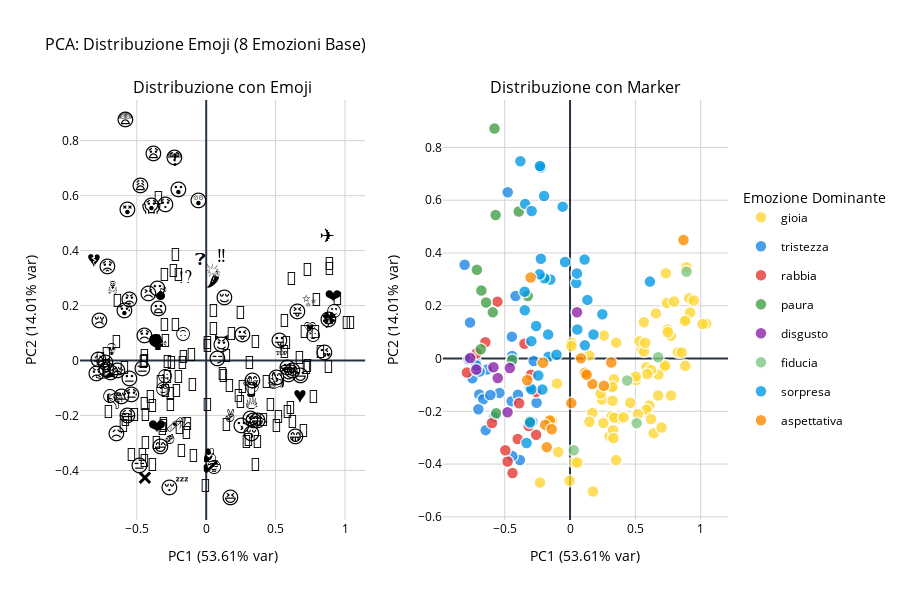

Notebook code for this chart:
### Markdown cell above
### Visualizzazione PCA per le 8 Emozioni di Base
Il seguente codice esegue la PCA sulle emoji basandosi solo sulle 8 emozioni di base e crea un grafico con due visualizzazioni affiancate: una con le emoji come testo e l'altra con marker colorati.

### Code cell
from Visualizzazione.emotion_config import EMOTION_COLORS, BASIC_EMOTIONS, ALL_EMOTIONS, VAD_FEATURES
from Visualizzazione.pca_utils import perform_pca_analysis 
from Visualizzazione.visualizer import plot_pca_emotions

dominant_basic = df_only_emojis[BASIC_EMOTIONS].fillna(0).idxmax(axis=1)
pca_basic = perform_pca_analysis(df_only_emojis, BASIC_EMOTIONS, dominant_basic)

fig1 = plot_pca_emotions(
    pca_data=pca_basic,
    colors_dict={k: v for k, v in EMOTION_COLORS.items() if k in BASIC_EMOTIONS},
    title="PCA: Distribuzione Emoji (8 Emozioni Base)"
)
fig1.show()

### Figure 1 — Plotly figure (JSON) as saved in the notebook; plotly's stock layout.template omitted (floating-point values rounded to 4 significant figures)
{"data": [{"hovertemplate": "<b>gioia</b><br>PC1: %{x:.2f}<br>PC2: %{y:.2f}<extra></extra>", "legendgroup": "gioia", "mode": "text", "showlegend": false, "text": ["☺", "♥️", "✌", "✔", "✨", "❤", "🌚", "🌝", "🌹", "🌻", "🍀", "🍌", "🍑", "🎉", "👅", "👊", "👌", "👍", "👏", "💃", "💖", "💗", "💙", "💚", "💛", "💜", "💝", "💞", "💩", "🔝", "🔥", "🕺", "😀", "😁", "😂", "😃", "😄", "😆", "😇", "😉", "😊", "😋", "😍", "😎", "😗", "😘", "😙", "😚", "😛", "😜", "😝", "😴", "🙈", "🙋", "🙋♀️", "🤍", "🤎", "🤑", "🤓", "🤗", "🤙🏻", "🤣", "🤭", "🥂", "🥇", "🥰", "🥹", "🧡", "🫰", "🫶"], "textfont": {"size": 18}, "textposition": "middle center", "x": [0.7717, 0.6745, 0.1704, 0.03259, 0.7413, 0.9111, -0.1381, 0.4613, 0.8909, 0.6063, 0.8877, -0.003741, 0.1482, 0.7959, 0.01141, -0.09104, 0.3238, 0.5037, 0.302, 0.5846, 0.733, 0.7461, 0.2454, 0.7208, 1.042, 0.5647, 0.8249, 1.014, 0.01042, 0.5451, 0.3252, 0.6196, 0.5839, 0.6399, 0.3713, 0.6762, 0.6199, 0.175, 0.5905, 0.3185, 0.3397, 0.3358, 0.9191, 0.8798, 0.2549, 0.8544, 0.5034, 0.3295, 0.5311, 0.2581, 0.6571, -0.23, -0.1002, 0.3229, 0.7485, 0.7003, 0.3531, 0.2346, 0.0558, 0.41, 0.3325, 0.5189, 0.5663, 0.3539, 0.9463, 0.7733, 0.5754, 0.8817, 0.1466, 0.7271], "y": [0.08606, -0.1398, -0.2062, -0.3934, 0.2104, 0.2284, -0.2349, -0.1679, 0.3456, -0.1781, 0.1486, -0.4631, -0.2397, 0.2163, 0.05878, -0.3542, -0.1043, -0.08181, -0.2945, -0.1939, 0.3234, 0.1097, -0.1556, -0.03273, 0.1322, 0.1374, 0.02423, 0.1304, 0.04764, 0.03598, -0.1603, -0.2289, -0.03322, -0.2834, -0.2266, -0.06024, -0.043, -0.5039, -0.0591, -0.2173, -0.224, -0.07816, 0.1741, 0.1426, -0.2445, 0.02311, -0.0677, -0.272, 0.0652, 0.08756, 0.1711, -0.4699, -0.09433, -0.1081, 0.09945, -0.2613, -0.3848, -0.1328, -0.3942, -0.2223, -0.3017, -0.2105, 0.02636, 0.06026, 0.2202, -0.1399, 0.05951, -0.02774, 0.01163, -0.02616], "type": "scatter", "xaxis": "x", "yaxis": "y"}, {"hovertemplate": "<b>gioia</b><br>PC1: %{x:.2f}<br>PC2: %{y:.2f}<extra></extra>", "legendgroup": "gioia", "marker": {"color": "#FDD835", "line": {"color": "white", "width": 1.5}, "opacity": 0.8, "size": 12}, "mode": "markers", "name": "gioia", "showlegend": true, "x": [0.7717, 0.6745, 0.1704, 0.03259, 0.7413, 0.9111, -0.1381, 0.4613, 0.8909, 0.6063, 0.8877, -0.003741, 0.1482, 0.7959, 0.01141, -0.09104, 0.3238, 0.5037, 0.302, 0.5846, 0.733, 0.7461, 0.2454, 0.7208, 1.042, 0.5647, 0.8249, 1.014, 0.01042, 0.5451, 0.3252, 0.6196, 0.5839, 0.6399, 0.3713, 0.6762, 0.6199, 0.175, 0.5905, 0.3185, 0.3397, 0.3358, 0.9191, 0.8798, 0.2549, 0.8544, 0.5034, 0.3295, 0.5311, 0.2581, 0.6571, -0.23, -0.1002, 0.3229, 0.7485, 0.7003, 0.3531, 0.2346, 0.0558, 0.41, 0.3325, 0.5189, 0.5663, 0.3539, 0.9463, 0.7733, 0.5754, 0.8817, 0.1466, 0.7271], "y": [0.08606, -0.1398, -0.2062, -0.3934, 0.2104, 0.2284, -0.2349, -0.1679, 0.3456, -0.1781, 0.1486, -0.4631, -0.2397, 0.2163, 0.05878, -0.3542, -0.1043, -0.08181, -0.2945, -0.1939, 0.3234, 0.1097, -0.1556, -0.03273, 0.1322, 0.1374, 0.02423, 0.1304, 0.04764, 0.03598, -0.1603, -0.2289, -0.03322, -0.2834, -0.2266, -0.06024, -0.043, -0.5039, -0.0591, -0.2173, -0.224, -0.07816, 0.1741, 0.1426, -0.2445, 0.02311, -0.0677, -0.272, 0.0652, 0.08756, 0.1711, -0.4699, -0.09433, -0.1081, 0.09945, -0.2613, -0.3848, -0.1328, -0.3942, -0.2223, -0.3017, -0.2105, 0.02636, 0.06026, 0.2202, -0.1399, 0.05951, -0.02774, 0.01163, -0.02616], "type": "scatter", "xaxis": "x2", "yaxis": "y2"}, {"hovertemplate": "<b>tristezza</b><br>PC1: %{x:.2f}<br>PC2: %{y:.2f}<extra></extra>", "legendgroup": "tristezza", "mode": "text", "showlegend": false, "text": ["☹", "⚰️", "❤️🩹", "👎", "💔", "💸", "😓", "😔", "😕", "😖", "😞", "😢", "😣", "😥", "😩", "😪", "😫", "😭", "🙁", "🤒", "🤥", "🥀", "🥱", "🥲", "🥴", "🥺", "🫤", "🫥"], "textfont": {"size": 18}, "textposition": "middle center", "x": [-0.6942, -0.7468, -0.2887, -0.6639, -0.8065, -0.2782, -0.54, -0.6101, -0.7172, -0.7757, -0.4451, -0.7653, -0.4167, -0.6453, -0.4769, -0.6355, -0.7232, -0.6929, -0.7016, -0.4494, -0.4469, -0.7177, -0.3836, -0.579, -0.2561, -0.4429, -0.3986, -0.442], "y": [-0.1359, -0.07516, -0.2383, -0.1542, 0.3555, -0.009357, -0.1302, -0.1384, -0.03956, -0.002666, 0.08293, 0.1368, 0.2372, -0.2714, 0.6299, -0.04178, -0.01357, -0.04949, -0.1919, -0.01204, -0.162, -0.02671, -0.3845, -0.2203, -0.1677, 0.009654, -0.1374, -0.3696], "type": "scatter", "xaxis": "x", "yaxis": "y"}, {"hovertemplate": "<b>tristezza</b><br>PC1: %{x:.2f}<br>PC2: %{y:.2f}<extra></extra>", "legendgroup": "tristezza", "marker": {"color": "#1E88E5", "line": {"color": "white", "width": 1.5}, "opacity": 0.8, "size": 12}, "mode": "markers", "name": "tristezza", "showlegend": true, "x": [-0.6942, -0.7468, -0.2887, -0.6639, -0.8065, -0.2782, -0.54, -0.6101, -0.7172, -0.7757, -0.4451, -0.7653, -0.4167, -0.6453, -0.4769, -0.6355, -0.7232, -0.6929, -0.7016, -0.4494, -0.4469, -0.7177, -0.3836, -0.579, -0.2561, -0.4429, -0.3986, -0.442], "y": [-0.1359, -0.07516, -0.2383, -0.1542, 0.3555, -0.009357, -0.1302, -0.1384, -0.03956, -0.002666, 0.08293, 0.1368, 0.2372, -0.2714, 0.6299, -0.04178, -0.01357, -0.04949, -0.1919, -0.01204, -0.162, -0.02671, -0.3845, -0.2203, -0.1677, 0.009654, -0.1374, -0.3696], "type": "scatter", "xaxis": "x2", "yaxis": "y2"}, {"hovertemplate": "<b>rabbia</b><br>PC1: %{x:.2f}<br>PC2: %{y:.2f}<extra></extra>", "legendgroup": "rabbia", "mode": "text", "showlegend": false, "text": ["✊", "❌", "👿", "🖕", "🗣", "😑", "😠", "😡", "😤", "😮💨", "🙅♀️", "🙉", "🤌", "🤏", "🤐"], "textfont": {"size": 18}, "textposition": "middle center", "x": [-0.2596, -0.4402, -0.6479, -0.7153, -0.3491, -0.4778, -0.7887, -0.5557, -0.5971, -0.4952, -0.4004, -0.3892, -0.2592, -0.3164, -0.299], "y": [-0.2888, -0.4339, 0.06174, 0.01976, 0.05609, -0.3905, -0.0528, 0.2155, -0.2441, -0.3477, -0.3047, -0.1695, -0.1266, -0.2558, -0.06131], "type": "scatter", "xaxis": "x", "yaxis": "y"}, {"hovertemplate": "<b>rabbia</b><br>PC1: %{x:.2f}<br>PC2: %{y:.2f}<extra></extra>", "legendgroup": "rabbia", "marker": {"color": "#E53935", "line": {"color": "white", "width": 1.5}, "opacity": 0.8, "size": 12}, "mode": "markers", "name": "rabbia", "showlegend": true, "x": [-0.2596, -0.4402, -0.6479, -0.7153, -0.3491, -0.4778, -0.7887, -0.5557, -0.5971, -0.4952, -0.4004, -0.3892, -0.2592, -0.3164, -0.299], "y": [-0.2888, -0.4339, 0.06174, 0.01976, 0.05609, -0.3905, -0.0528, 0.2155, -0.2441, -0.3477, -0.3047, -0.1695, -0.1266, -0.2558, -0.06131], "type": "scatter", "xaxis": "x2", "yaxis": "y2"}, {"hovertemplate": "<b>paura</b><br>PC1: %{x:.2f}<br>PC2: %{y:.2f}<extra></extra>", "legendgroup": "paura", "mode": "text", "showlegend": false, "text": ["☠", "💀", "💣", "🔪", "😟", "😨", "😰", "😱", "😵", "😷", "🥶", "🫡"], "textfont": {"size": 18}, "textposition": "middle center", "x": [-0.6786, -0.6829, -0.3235, -0.6422, -0.7129, -0.5782, -0.5911, -0.3925, -0.5692, -0.565, -0.4428, -0.3079], "y": [0.2578, 0.03489, 0.2368, 0.2125, 0.3362, 0.8717, 0.175, 0.5571, 0.544, -0.2072, -0.005575, -0.2363], "type": "scatter", "xaxis": "x", "yaxis": "y"}, {"hovertemplate": "<b>paura</b><br>PC1: %{x:.2f}<br>PC2: %{y:.2f}<extra></extra>", "legendgroup": "paura", "marker": {"color": "#43A047", "line": {"color": "white", "width": 1.5}, "opacity": 0.8, "size": 12}, "mode": "markers", "name": "paura", "showlegend": true, "x": [-0.6786, -0.6829, -0.3235, -0.6422, -0.7129, -0.5782, -0.5911, -0.3925, -0.5692, -0.565, -0.4428, -0.3079], "y": [0.2578, 0.03489, 0.2368, 0.2125, 0.3362, 0.8717, 0.175, 0.5571, 0.544, -0.2072, -0.005575, -0.2363], "type": "scatter", "xaxis": "x2", "yaxis": "y2"}, {"hovertemplate": "<b>disgusto</b><br>PC1: %{x:.2f}<br>PC2: %{y:.2f}<extra></extra>", "legendgroup": "disgusto", "mode": "text", "showlegend": false, "text": ["😐", "😒", "🤡", "🤢", "🤦♀️", "🤧", "🤮"], "textfont": {"size": 18}, "textposition": "middle center", "x": [-0.5532, -0.4608, 0.05341, -0.7173, -0.4781, -0.586, -0.7642], "y": [-0.07371, -0.03612, 0.1751, -0.04197, -0.2037, -0.03309, 0.001629], "type": "scatter", "xaxis": "x", "yaxis": "y"}, {"hovertemplate": "<b>disgusto</b><br>PC1: %{x:.2f}<br>PC2: %{y:.2f}<extra></extra>", "legendgroup": "disgusto", "marker": {"color": "#8E24AA", "line": {"color": "white", "width": 1.5}, "opacity": 0.8, "size": 12}, "mode": "markers", "name": "disgusto", "showlegend": true, "x": [-0.5532, -0.4608, 0.05341, -0.7173, -0.4781, -0.586, -0.7642], "y": [-0.07371, -0.03612, 0.1751, -0.04197, -0.2037, -0.03309, 0.001629], "type": "scatter", "xaxis": "x2", "yaxis": "y2"}, {"hovertemplate": "<b>fiducia</b><br>PC1: %{x:.2f}<br>PC2: %{y:.2f}<extra></extra>", "legendgroup": "fiducia", "mode": "text", "showlegend": false, "text": ["💪", "🙂", "🤝", "🤩", "🫂"], "textfont": {"size": 18}, "textposition": "middle center", "x": [0.6741, 0.4377, 0.5097, 0.891, 0.02875], "y": [0.004917, -0.08316, -0.2448, 0.3288, -0.3477], "type": "scatter", "xaxis": "x", "yaxis": "y"}, {"hovertemplate": "<b>fiducia</b><br>PC1: %{x:.2f}<br>PC2: %{y:.2f}<extra></extra>", "legendgroup": "fiducia", "marker": {"color": "#81C784", "line": {"color": "white", "width": 1.5}, "opacity": 0.8, "size": 12}, "mode": "markers", "name": "fiducia", "showlegend": true, "x": [0.6741, 0.4377, 0.5097, 0.891, 0.02875], "y": [0.004917, -0.08316, -0.2448, 0.3288, -0.3477], "type": "scatter", "xaxis": "x2", "yaxis": "y2"}, {"hovertemplate": "<b>sorpresa</b><br>PC1: %{x:.2f}<br>PC2: %{y:.2f}<extra></extra>", "legendgroup": "sorpresa", "mode": "text", "showlegend": false, "text": ["‼", "⁉", "❓", "❗", "🌶", "🍆", "👀", "👻", "💥", "😅", "😈", "😌", "😦", "😧", "😬", "😮", "😯", "😲", "😳", "😵💫", "😶", "🙃", "🙄", "🙊", "🤔", "🤨", "🤪", "🤫", "🤯", "🤷♀️", "🥳", "🫢", "🫣", "🫦"], "textfont": {"size": 18}, "textposition": "middle center", "x": [0.1116, -0.1505, -0.03847, -0.2224, 0.04764, -0.212, -0.1967, 0.2472, 0.05266, -0.3326, 0.1133, 0.1329, -0.3463, -0.3799, -0.3436, -0.1984, -0.2934, -0.05648, -0.2305, -0.2424, -0.3474, -0.1675, -0.3081, -0.3057, -0.2959, -0.2335, 0.1794, 0.05566, -0.2228, -0.2593, 0.6113, -0.2961, -0.1646, -0.1034], "y": [0.3749, 0.2992, 0.3657, 0.7242, 0.2858, -0.1171, 0.3043, 0.1681, 0.3227, -0.32, 0.04998, 0.2222, 0.1831, 0.7476, 0.586, 0.6162, 0.5593, 0.5755, 0.7299, -0.06419, 0.2534, 0.09087, -0.1085, -0.2424, 0.0658, 0.319, 0.09111, 0.1102, 0.3778, 0.1233, 0.2915, -0.1164, 0.006526, 0.0146], "type": "scatter", "xaxis": "x", "yaxis": "y"}, {"hovertemplate": "<b>sorpresa</b><br>PC1: %{x:.2f}<br>PC2: %{y:.2f}<extra></extra>", "legendgroup": "sorpresa", "marker": {"color": "#039BE5", "line": {"color": "white", "width": 1.5}, "opacity": 0.8, "size": 12}, "mode": "markers", "name": "sorpresa", "showlegend": true, "x": [0.1116, -0.1505, -0.03847, -0.2224, 0.04764, -0.212, -0.1967, 0.2472, 0.05266, -0.3326, 0.1133, 0.1329, -0.3463, -0.3799, -0.3436, -0.1984, -0.2934, -0.05648, -0.2305, -0.2424, -0.3474, -0.1675, -0.3081, -0.3057, -0.2959, -0.2335, 0.1794, 0.05566, -0.2228, -0.2593, 0.6113, -0.2961, -0.1646, -0.1034], "y": [0.3749, 0.2992, 0.3657, 0.7242, 0.2858, -0.1171, 0.3043, 0.1681, 0.3227, -0.32, 0.04998, 0.2222, 0.1831, 0.7476, 0.586, 0.6162, 0.5593, 0.5755, 0.7299, -0.06419, 0.2534, 0.09087, -0.1085, -0.2424, 0.0658, 0.319, 0.09111, 0.1102, 0.3778, 0.1233, 0.2915, -0.1164, 0.006526, 0.0146], "type": "scatter", "xaxis": "x2", "yaxis": "y2"}, {"hovertemplate": "<b>aspettativa</b><br>PC1: %{x:.2f}<br>PC2: %{y:.2f}<extra></extra>", "legendgroup": "aspettativa", "mode": "text", "showlegend": false, "text": ["✈", "👋", "💅", "💦", "🖤", "😏", "😶🌫️", "🙏", "🤞", "🤤", "🤦", "🤬", "🥵", "🧐", "🫠"], "textfont": {"size": 18}, "textposition": "middle center", "x": [0.8681, -0.178, 0.1714, -0.1554, 0.00972, 0.08331, -0.207, 0.1139, 0.3153, 0.2591, -0.3277, -0.3013, -0.19, -0.1398, 0.1271], "y": [0.4491, -0.3358, -0.09679, -0.2347, -0.1689, 0.0005869, -0.01597, -0.05385, -0.01491, -0.103, -0.08218, 0.3071, -0.2515, -0.2681, -0.06125], "type": "scatter", "xaxis": "x", "yaxis": "y"}, {"hovertemplate": "<b>aspettativa</b><br>PC1: %{x:.2f}<br>PC2: %{y:.2f}<extra></extra>", "legendgroup": "aspettativa", "marker": {"color": "#FB8C00", "line": {"color": "white", "width": 1.5}, "opacity": 0.8, "size": 12}, "mode": "markers", "name": "aspettativa", "showlegend": true, "x": [0.8681, -0.178, 0.1714, -0.1554, 0.00972, 0.08331, -0.207, 0.1139, 0.3153, 0.2591, -0.3277, -0.3013, -0.19, -0.1398, 0.1271], "y": [0.4491, -0.3358, -0.09679, -0.2347, -0.1689, 0.0005869, -0.01597, -0.05385, -0.01491, -0.103, -0.08218, 0.3071, -0.2515, -0.2681, -0.06125], "type": "scatter", "xaxis": "x2", "yaxis": "y2"}], "layout": {"xaxis": {"anchor": "y", "domain": [0.0, 0.44], "title": {"font": {"color": "black"}, "text": "PC1 (53.61% var)"}, "tickfont": {"color": "black"}, "showgrid": true, "gridcolor": "lightgray"}, "yaxis": {"anchor": "x", "domain": [0.0, 1.0], "title": {"font": {"color": "black"}, "text": "PC2 (14.01% var)"}, "tickfont": {"color": "black"}, "showgrid": true, "gridcolor": "lightgray"}, "xaxis2": {"anchor": "y2", "domain": [0.56, 1.0], "title": {"font": {"color": "black"}, "text": "PC1 (53.61% var)"}, "tickfont": {"color": "black"}, "showgrid": true, "gridcolor": "lightgray"}, "yaxis2": {"anchor": "x2", "domain": [0.0, 1.0], "title": {"font": {"color": "black"}, "text": "PC2 (14.01% var)"}, "tickfont": {"color": "black"}, "showgrid": true, "gridcolor": "lightgray"}, "annotations": [{"font": {"size": 16}, "showarrow": false, "text": "Distribuzione con Emoji", "x": 0.22, "xanchor": "center", "xref": "paper", "y": 1.0, "yanchor": "bottom", "yref": "paper"}, {"font": {"size": 16}, "showarrow": false, "text": "Distribuzione con Marker", "x": 0.78, "xanchor": "center", "xref": "paper", "y": 1.0, "yanchor": "bottom", "yref": "paper"}], "title": {"font": {"size": 16}, "text": "PCA: Distribuzione Emoji (8 Emozioni Base)"}, "font": {"color": "black"}, "legend": {"title": {"font": {"size": 14, "color": "black"}, "text": "Emozione Dominante"}, "font": {"size": 12, "color": "black"}, "x": 1.02, "y": 0.5, "xanchor": "left", "yanchor": "middle"}, "plot_bgcolor": "white", "paper_bgcolor": "white", "height": 600}}
